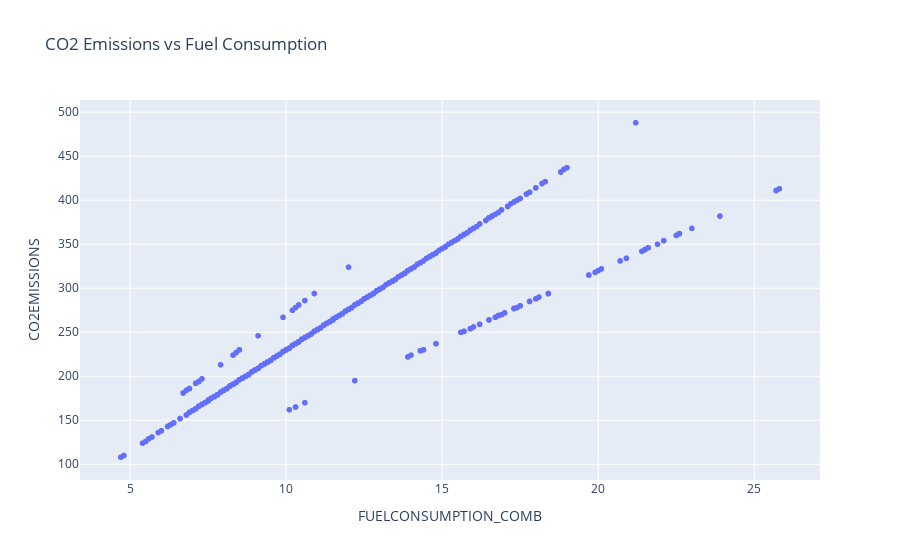

Write notebook code for a chart like this one.
### Markdown cell above
Now, let's plot each of these features against the Emission, to see how linear their relationship is:

### Code cell
fig = px.scatter(cdf, x='FUELCONSUMPTION_COMB', y='CO2EMISSIONS',
                title = 'CO2 Emissions vs Fuel Consumption')
fig.show()

### Figure 1 — Plotly figure (JSON) as saved in the notebook; plotly's stock layout.template omitted (floating-point values rounded to 4 significant figures; data arrays with more than 128 entries replaced by an {"elided": "..."} marker saying what was removed)
{"data": [{"hovertemplate": "FUELCONSUMPTION_COMB=%{x}<br>CO2EMISSIONS=%{y}<extra></extra>", "legendgroup": "", "marker": {"color": "#636efa", "symbol": "circle"}, "mode": "markers", "name": "", "showlegend": false, "type": "scattergl", "x": {"elided": "1067 float values"}, "xaxis": "x", "y": {"elided": "1067 int values"}, "yaxis": "y"}], "layout": {"autosize": true, "legend": {"tracegroupgap": 0}, "title": {"text": "CO2 Emissions vs Fuel Consumption"}, "xaxis": {"anchor": "y", "autorange": true, "domain": [0, 1], "range": [3.152, 27.35], "title": {"text": "FUELCONSUMPTION_COMB"}, "type": "linear"}, "yaxis": {"anchor": "x", "autorange": true, "domain": [0, 1], "range": [76.64, 519.4], "title": {"text": "CO2EMISSIONS"}, "type": "linear"}}}
